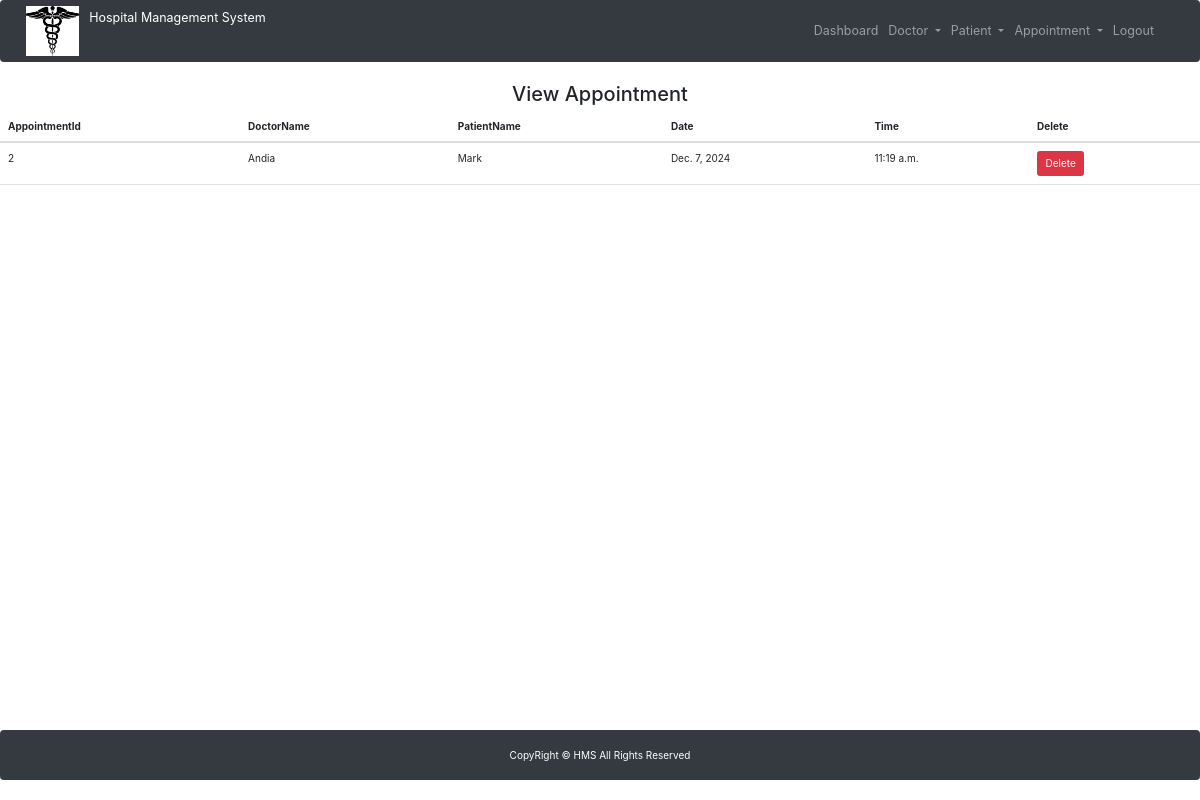
The page /view_appointment/ (signed in) on the database its author committed.
### hospital/models.py (models this page shows)
class Appointment(models.Model):
    doctor = models.ForeignKey(Doctor, on_delete=models.CASCADE)
    patient = models.ForeignKey(Patient, on_delete=models.CASCADE)
    date = models.DateField()
    time = models.TimeField()

class Doctor(models.Model):
    name = models.CharField(max_length=50)
    mobile = models.IntegerField()
    specialization = models.CharField(max_length=50)

class Patient(models.Model):
    name = models.CharField(max_length=50)
    gender = models.CharField(max_length=10)
    mobile = models.IntegerField(null=True)
    address = models.TextField()

### hospital/views.py (the view)
# urls.py: path('view_appointment/', View_Appointment, name='view_appointment'),
def View_Appointment(request):
    if not request.user.is_staff:
        return redirect('login')
    doc = Appointment.objects.all()
    d = {'doc': doc}
    return render(request, 'view_appointment.html', d)

### hospital/templates/view_appointment.html (shortened to what this page needs)
<!DOCTYPE html>
<html lang="en">
<head>
    {% include 'base.html' %}
    {% include 'navigation.html' %}
</head>
<body>
{% block content %}
<div>
  <h2 class="text-center">View Appointment</h2>
  <table class="table table-hover" id="example">
    <thead>
    <tr>
      <th>AppointmentId</th>
      <th>DoctorName</th>
      <th>PatientName</th>
      <th>Date</th>
      <th>Time</th>
      <th>Delete</th>
    </tr>
    </thead>
    <tbody>
    {% for i in doc %}
    <tr>
        <td>{{ i.id }}</td>
        <td>{{ i.doctor.name }}</td>
        <td>{{ i.patient.name }}</td>
        <td>{{ i.date }}</td>
        <td>{{ i.time }}</td>
        <td>
            <a href="{% url 'delete_appointment' i.id %}" onclick="return confirm('Are you sure you want to delete?')" class="btn btn-danger">Delete</a>
        </td>
    </tr>
    {% endfor %}
</tbody>
  </table>
</div>
{% endblock content %}
</body>
</html>
{% include 'footer.html' %}

### rows shown on the page
Appointment: id "2", doctor.name "Andia", patient.name "Mark", date "Dec. 7, 2024", time "11:19 a.m."
